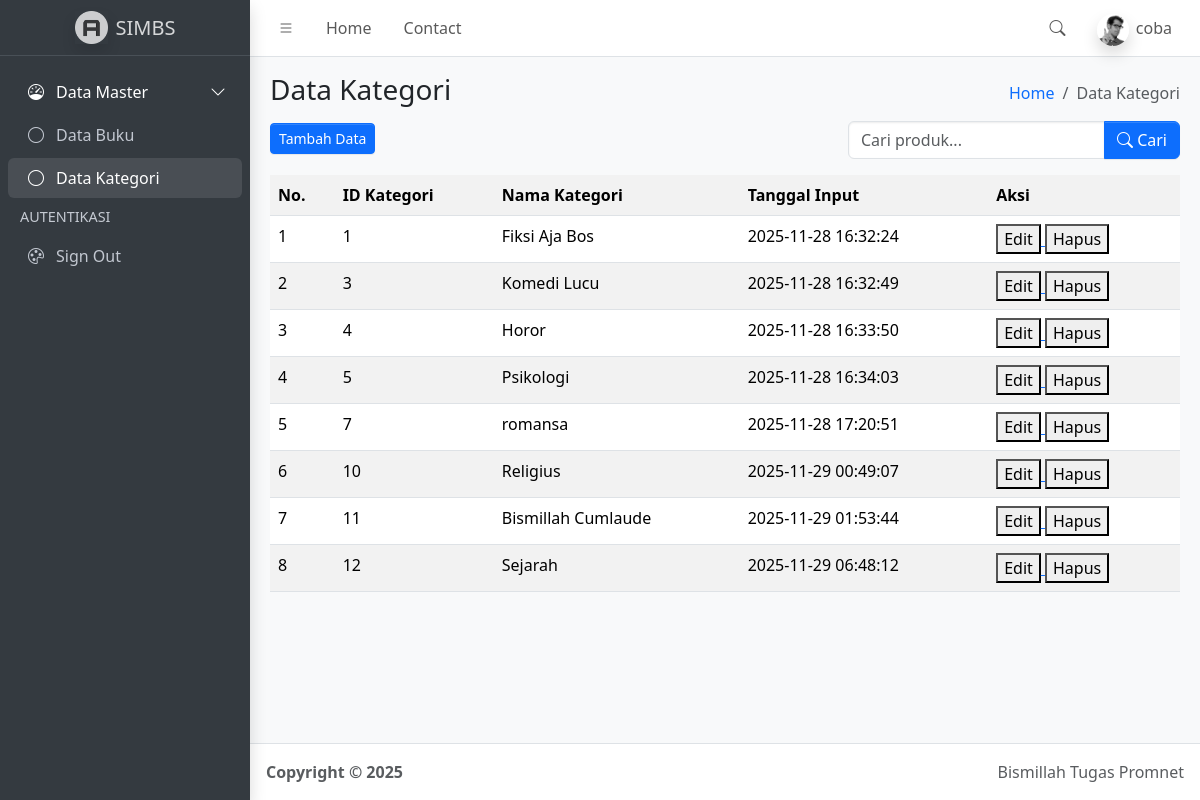
The page /index2.php (signed in) on the database its author committed.
### tables this page shows
CREATE TABLE `data_kategori` (
  `id_kategori` int(11) NOT NULL,
  `nama_kategori` varchar(50) NOT NULL,
  `tanggal_input` timestamp NOT NULL DEFAULT current_timestamp()
);

### function.php (called while the page is built, shortened)
<?php
    $conn = mysqli_connect("localhost", "root", "", "simbs");
function query($query){
    global $conn;
    $result = mysqli_query($conn, $query);
    $rows = [];
    while( $row = mysqli_fetch_assoc($result) ) {
        $rows[] = $row;
    }
    return $rows;
}
$kategori_query = "SELECT * FROM data_kategori";
?>

### index2.php (the view, shortened to what this page needs)
<?php
  require("function.php");
  $data_kategori = query($kategori_query);
?>
<!doctype html>
<html lang="en">
  <head>
    <link
      rel="stylesheet"
      href="https://cdn.jsdelivr.net/npm/@fontsource/source-sans-3@5.0.12/index.css"
      media="print"
      onload="this.media='all'"
    />
    <link
      rel="stylesheet"
      href="https://cdn.jsdelivr.net/npm/overlayscrollbars@2.11.0/styles/overlayscrollbars.min.css"
    />
    <link
      rel="stylesheet"
      href="https://cdn.jsdelivr.net/npm/bootstrap-icons@1.13.1/font/bootstrap-icons.min.css"
    />
    <link rel="stylesheet" href="dist/css/adminlte.min.css" />
    <link
      rel="stylesheet"
      href="https://cdn.jsdelivr.net/npm/apexcharts@3.37.1/dist/apexcharts.css"
    />
    <link
      rel="stylesheet"
      href="https://cdn.jsdelivr.net/npm/jsvectormap@1.5.3/dist/css/jsvectormap.min.css"
    />
  </head>
  <body class="layout-fixed sidebar-expand-lg bg-body-tertiary">
    <div class="app-wrapper">
      <nav class="app-header navbar navbar-expand bg-body">
        <div class="container-fluid">
          <ul class="navbar-nav">
            <li class="nav-item">
              <a class="nav-link" data-lte-toggle="sidebar" href="#" role="button">
                <i class="bi bi-list"></i>
              </a>
            </li>
            <li class="nav-item d-none d-md-block">
              <a href="index.php" class="nav-link">Home</a>
            </li>
            <li class="nav-item d-none d-md-block">
              <a href="#" class="nav-link">Contact</a>
            </li>
          </ul>
          <ul class="navbar-nav ms-auto">
            <li class="nav-item">
              <a class="nav-link" data-widget="navbar-search" href="#" role="button">
                <i class="bi bi-search"></i>
              </a>
            </li>
            <li class="nav-item dropdown user-menu">
              <a href="#" class="nav-link dropdown-toggle" data-bs-toggle="dropdown">
                <img
                  src="dist/assets/img/user2-160x160.jpg"
                  class="user-image rounded-circle shadow"
                  alt="User Image"
                />
                <span class="d-none d-md-inline"><?php
        echo
            $_SESSION["username"]
        ?></span>
              </a>
            </li>
          </ul>
        </div>
      </nav>
      <aside class="app-sidebar bg-body-secondary shadow" data-bs-theme="dark">
        <div class="sidebar-brand">
          <a href="index.php" class="brand-link">
            <img
              src="dist/assets/img/AdminLTELogo.png"
              alt="AdminLTE Logo"
              class="brand-image opacity-75 shadow"
            />
            <span class="brand-text fw-light">SIMBS</span>
          </a>
        </div>
        <div class="sidebar-wrapper">
          <nav class="mt-2">
            <ul
              class="nav sidebar-menu flex-column"
              data-lte-toggle="treeview"
              role="navigation"
              aria-label="Main navigation"
              data-accordion="false"
              id="navigation"
            >
              <li class="nav-item menu-open">
              <a href="#" class="nav-link active">
                  <i class="nav-icon bi bi-speedometer"></i>
                  <p>
                    Data Master
                  </p>
                </a>
                <ul class="nav nav-treeview">
                  <li class="nav-item">
                    <a href="index.php" class="nav-link">
                      <i class="nav-icon bi bi-circle"></i>
                      <p>Data Buku</p>
                    </a>
                  </li>
                  <li class="nav-item">
                    <a href="#index2.php" class="nav-link active">
                      <i class="nav-icon bi bi-circle"></i>
                      <p>Data Kategori</p>
                    </a>
                  </li>
                </ul>
              </li>
              <li class="nav-header">AUTENTIKASI</li>
              <li class="nav-item">
                <a href="logout.php" class="nav-link">
                  <i class="nav-icon bi bi-palette"></i>
                  <p>Sign Out</p>
                </a>
              </li>
            </ul>
          </nav>
        </div>
      </aside>
      <main class="app-main">
        <div class="app-content-header">
          <div class="container-fluid">
            <div class="row">
              <div class="col-sm-6">
                <h3 class="mb-3">Data Kategori</h3>
                <a href="tambah_kategori.php">
                  <button class="btn-sm btn btn-primary">Tambah Data</button>
                </a>
              </div>
              <div class="col-sm-6 d-flex flex-column align-items-end">
                <ol class="breadcrumb">
                  <li class="breadcrumb-item"><a href="index.php">Home</a></li>
                  <li class="breadcrumb-item active" aria-current="page">Data Kategori</li>
                </ol>
                <form class="mt-2" action="" method="POST">
                  <div class="input-group">
                  <input
                    type="text"
                    class="form-control"
                    name="keyword"
                    placeholder="Cari produk..."
                  >
                  <button class="btn btn-primary" type="submit" name="tombol_search">
                    <i class="bi bi-search"></i> Cari
                  </button>
                </div>
                </form>
              </div>
            </div>
          </div>
        </div>
        <div class="app-content">
          <div class="container-fluid">
            <div class="row">
              <div class="col">
                <table class="table table-striped table-hover">
                  <tr>
                    <th>No.</th>
                    <th>ID Kategori</th>
                    <th>Nama Kategori</th>
                    <th>Tanggal Input</th>
                    <th>Aksi</th>
                  </tr>
                  <?php $no=1 ?>
                <?php foreach($data_kategori as $data): ?>
                <tr>
                    <td> <?= $no ?> </td>
                    <td> <?= $data['id_kategori'] ?> </td>
                    <td> <?= $data['nama_kategori'] ?> </td>
                    <td> <?= $data['tanggal_input'] ?> </td>
                    <td>
                        <a href="ubah_data_kategori.php?id_kategori=<?= $data['id_kategori'] ?>">
                            <button class="btn-sm btn-success">Edit</button>
                        </a>
                        <a href="hapus_data_kategori.php?id_kategori=<?= $data['id_kategori'] ?>">
                            <button class="btn-sm btn-danger">Hapus</button>
                        </a>
                    </td>
                </tr>
                <?php $no++; ?>
                <?php endforeach; ?>
                </table>
              </div>
            </div>
          </div>
        </div>
      </main>
      <footer class="app-footer">
        <div class="float-end d-none d-sm-inline">Bismillah Tugas Promnet</div>
        <strong>
          Copyright &copy; 2025&nbsp;
        </strong>
      </footer>
    </div>
  </body>
</html>

### rows shown on the page
data_kategori: id_kategori "1", nama_kategori "Fiksi Aja Bos", tanggal_input "2025-11-28 16:32:24"
data_kategori: id_kategori "3", nama_kategori "Komedi Lucu", tanggal_input "2025-11-28 16:32:49"
data_kategori: id_kategori "4", nama_kategori "Horor", tanggal_input "2025-11-28 16:33:50"
data_kategori: id_kategori "5", nama_kategori "Psikologi", tanggal_input "2025-11-28 16:34:03"
data_kategori: id_kategori "7", nama_kategori "romansa", tanggal_input "2025-11-28 17:20:51"
data_kategori: id_kategori "10", nama_kategori "Religius", tanggal_input "2025-11-29 00:49:07"
data_kategori: id_kategori "11", nama_kategori "Bismillah Cumlaude", tanggal_input "2025-11-29 01:53:44"
data_kategori: id_kategori "12", nama_kategori "Sejarah", tanggal_input "2025-11-29 06:48:12"

### other values the page prints
$_SESSION["username"] "coba"
